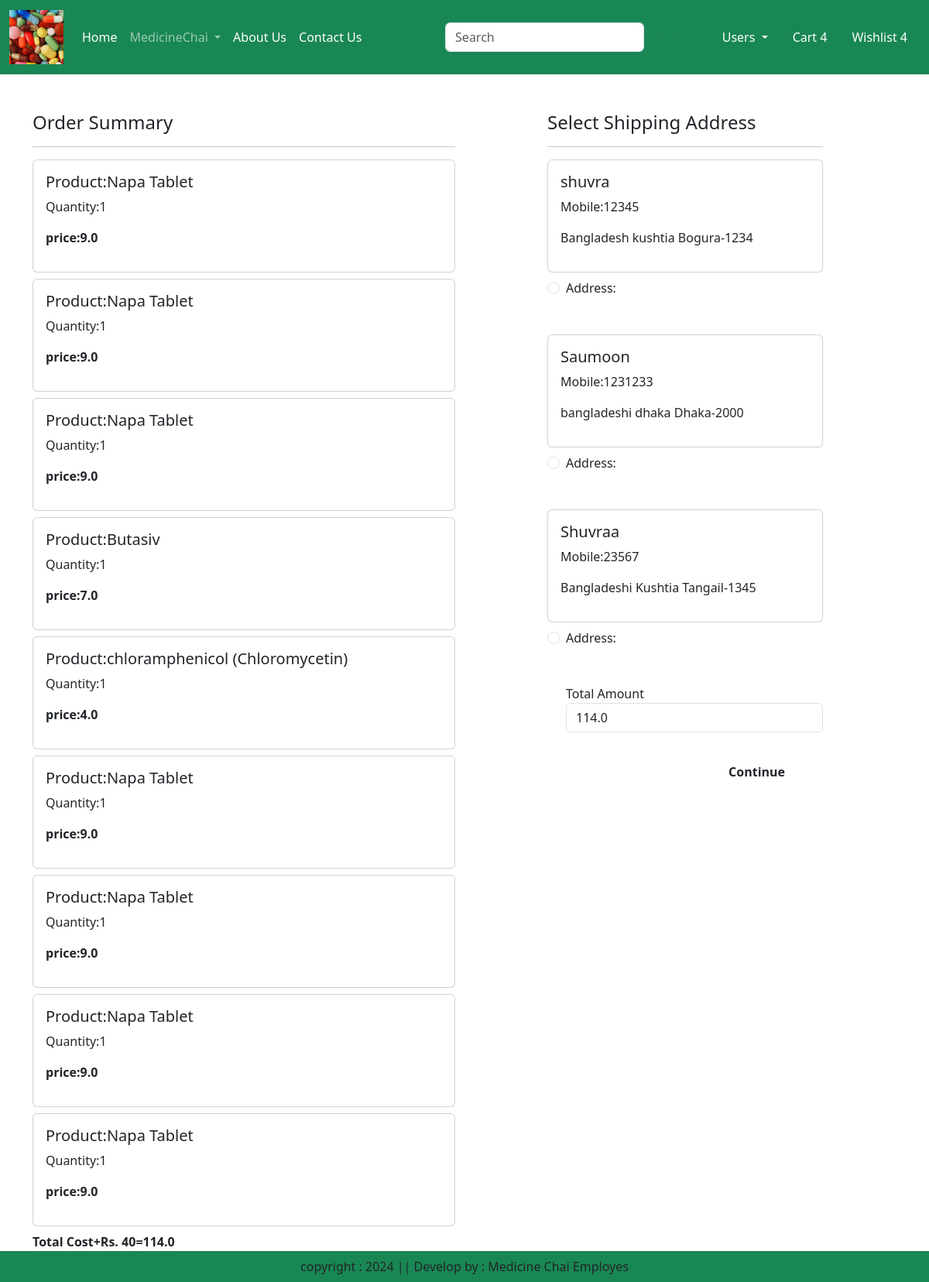
Screenshot of /checkout/ (signed in) with the database file from the repository.
### app/models.py (models this page shows, shortened)
class Cart(models.Model):
    user = models.ForeignKey(User,on_delete=models.CASCADE)
    product = models.ForeignKey(Product,on_delete=models.CASCADE)
    quantity = models.PositiveIntegerField(default=1)

class Product(models.Model):
    title = models.CharField(max_length=100)
    selling_price = models.FloatField()
    discounted_price = models.FloatField()
    description = models.TextField(default='')
    composition = models.TextField(default='')
    prodapp = models.TextField(default='')
    category = models.CharField(choices=CATEGORY_CHOICES,max_length=2)
    product_image = models.ImageField(upload_to='product')

class Customer(models.Model):
    user = models.ForeignKey(User,on_delete=models.CASCADE)
    name = models.CharField(max_length=200)
    locality = models.CharField(max_length=200)
    city = models.CharField(max_length=50)
    mobile = models.IntegerField(default=0)
    zipcode = models.IntegerField()
    state = models.CharField(choices=STATE_CHOICES,max_length=200)

### app/views.py (the view)
# urls.py: path('checkout/', views.checkout.as_view(), name='checkout'),
class checkout(View):
    def get(self,request):
        user=request.user
        add=Customer.objects.filter(user=user)
        cart_items=Cart.objects.filter(user=user)
        famount = 0
        for p in cart_items:
            value=p.quantity * p.product.discounted_price
            famount = famount+value
        totalamount = famount + 40
        return render(request,'app/checkout.html',locals())

### app/templates/app/checkout.html (shortened to what this page needs)
{% extends 'app/base.html' %}
{% load static %}
{% block main-content %}
<div class="container">
<div class="row mt-5">
 <div class ="col-sm-6">
    <h4>Order Summary</h4>
    <hr>
    {% for item in cart_items %}
    <div class="card mb-2">
     <div class="card-body">
        <h5>Product:{{item.product.title}}</h5>
        <p>Quantity:{{item.quantity}}</p>
        <p class="fw-bold">price:{{item.product.discounted_price}}</p>
     </div>
    </div>
  {% endfor %}
  <p class="fw-bold">Total Cost+Rs. 40={{totalamount}}</p>
  <small>The money purchase</small>
 </div>
 <div class="col-sm-4 offset-sm-1">
    <h4>Select Shipping Address</h4>
    <hr>
    <form method ="post" id="myform">
        {% for ad in add %}
        <div class="card">
            <div class="card-body">
                <h5>{{ad.name}}</h5>
                <p>Mobile:{{ad.mobile}}</p>
                <p>{{ad.locality}} {{ad.city}} {{ad.state}}-{{ad.zipcode}}</p>
            </div>
        </div>
        <div class="form-check mt-2 mb-5">
            <input class="form-check-input"type="radio"name="custid{{forloop.center}}"value="{{ad.id}}">
            Address:{{forloop.center}}</label>
        </div>
        {% endfor %}
          <div class="form-check mb-3">
            <label for="totalamount" class="from-label">Total Amount</label>
            <input type="number" class="form-control" name="totalamount" value="{{totalamount}}" readonly>
          </div>
          <div class="text-end">
            <button id="submit" type="submit" class="btn btn-wrning mt-3 px-5 fw-bold">Continue</button>
          </div>
    </form>
 </div>
</div>
</div>
{% endblock main-content %}

### rows the page displays
Cart: product "Napa Tablet", quantity "1", product.discounted_price "9.0"
Cart: product "Napa Tablet", quantity "1", product.discounted_price "9.0"
Cart: product "Napa Tablet", quantity "1", product.discounted_price "9.0"
Cart: product "Butasiv", quantity "1", product.discounted_price "7.0"
Cart: product "chloramphenicol (Chloromycetin)", quantity "1", product.discounted_price "4.0"
Cart: product "Napa Tablet", quantity "1", product.discounted_price "9.0"
Cart: product "Napa Tablet", quantity "1", product.discounted_price "9.0"
Cart: product "Napa Tablet", quantity "1", product.discounted_price "9.0"
Cart: product "Napa Tablet", quantity "1", product.discounted_price "9.0"
Customer: name "shuvra", mobile "12345", locality "Bangladesh", city "kushtia", state "Bogura", zipcode "1234"
Customer: name "Saumoon", mobile "1231233", locality "bangladeshi", city "dhaka", state "Dhaka", zipcode "2000"
Customer: name "Shuvraa", mobile "23567", locality "Bangladeshi", city "Kushtia", state "Tangail", zipcode "1345"

### other values shown
{{ totalamount }} "114.0"
